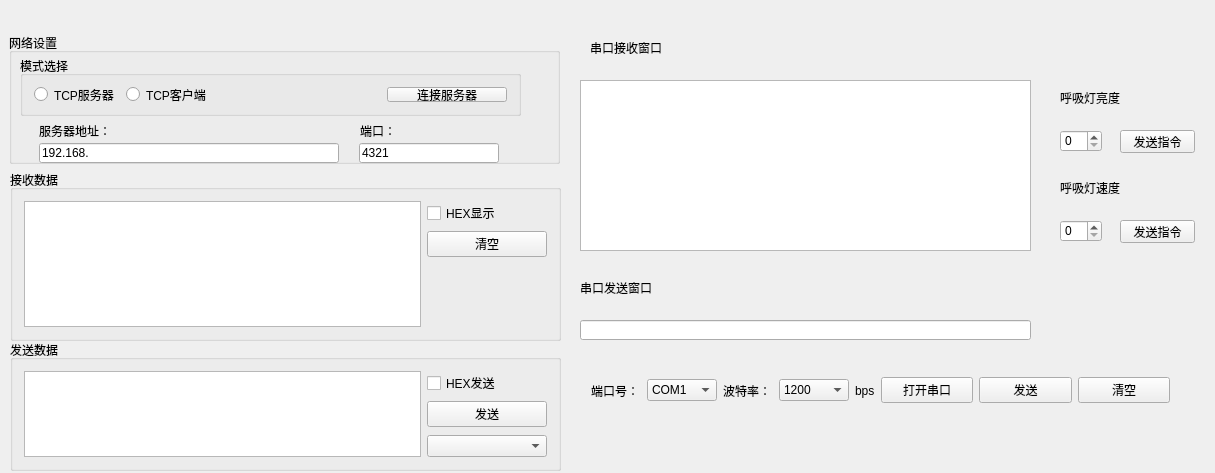
<?xml version="1.0" encoding="UTF-8"?>
<ui version="4.0">
 <class>MainWindow</class>
 <widget class="QMainWindow" name="MainWindow">
  <property name="geometry">
   <rect>
    <x>0</x>
    <y>0</y>
    <width>1215</width>
    <height>473</height>
   </rect>
  </property>
  <property name="windowTitle">
   <string>MainWindow</string>
  </property>
  <widget class="QWidget" name="centralWidget">
   <widget class="QGroupBox" name="groupBox_2">
    <property name="geometry">
     <rect>
      <x>9</x>
      <y>33</y>
      <width>551</width>
      <height>131</height>
     </rect>
    </property>
    <property name="sizePolicy">
     <sizepolicy hsizetype="Preferred" vsizetype="Minimum">
      <horstretch>0</horstretch>
      <verstretch>0</verstretch>
     </sizepolicy>
    </property>
    <property name="maximumSize">
     <size>
      <width>16777215</width>
      <height>350</height>
     </size>
    </property>
    <property name="title">
     <string>网络设置</string>
    </property>
    <widget class="QGroupBox" name="groupBox_4">
     <property name="geometry">
      <rect>
       <x>11</x>
       <y>23</y>
       <width>501</width>
       <height>60</height>
      </rect>
     </property>
     <property name="sizePolicy">
      <sizepolicy hsizetype="Preferred" vsizetype="Minimum">
       <horstretch>0</horstretch>
       <verstretch>0</verstretch>
      </sizepolicy>
     </property>
     <property name="minimumSize">
      <size>
       <width>0</width>
       <height>60</height>
      </size>
     </property>
     <property name="title">
      <string>模式选择</string>
     </property>
     <layout class="QHBoxLayout" name="horizontalLayout_4">
      <item>
       <widget class="QRadioButton" name="radioServer">
        <property name="text">
         <string>TCP服务器</string>
        </property>
       </widget>
      </item>
      <item>
       <widget class="QRadioButton" name="radioClient">
        <property name="text">
         <string>TCP客户端</string>
        </property>
       </widget>
      </item>
      <item>
       <spacer name="horizontalSpacer_2">
        <property name="orientation">
         <enum>Qt::Horizontal</enum>
        </property>
        <property name="sizeHint" stdset="0">
         <size>
          <width>40</width>
          <height>20</height>
         </size>
        </property>
       </spacer>
      </item>
      <item>
       <widget class="QPushButton" name="BtnConn">
        <property name="sizePolicy">
         <sizepolicy hsizetype="Minimum" vsizetype="Minimum">
          <horstretch>0</horstretch>
          <verstretch>0</verstretch>
         </sizepolicy>
        </property>
        <property name="minimumSize">
         <size>
          <width>120</width>
          <height>0</height>
         </size>
        </property>
        <property name="maximumSize">
         <size>
          <width>10000</width>
          <height>16777215</height>
         </size>
        </property>
        <property name="text">
         <string>连接服务器</string>
        </property>
       </widget>
      </item>
     </layout>
    </widget>
    <widget class="QLabel" name="labelAddr">
     <property name="geometry">
      <rect>
       <x>30</x>
       <y>90</y>
       <width>72</width>
       <height>16</height>
      </rect>
     </property>
     <property name="text">
      <string>服务器地址：</string>
     </property>
    </widget>
    <widget class="QLabel" name="label_2">
     <property name="geometry">
      <rect>
       <x>351</x>
       <y>90</y>
       <width>36</width>
       <height>16</height>
      </rect>
     </property>
     <property name="text">
      <string>端口：</string>
     </property>
    </widget>
    <widget class="QLineEdit" name="EditIP">
     <property name="geometry">
      <rect>
       <x>30</x>
       <y>110</y>
       <width>300</width>
       <height>20</height>
      </rect>
     </property>
     <property name="minimumSize">
      <size>
       <width>300</width>
       <height>20</height>
      </size>
     </property>
     <property name="text">
      <string>192.168.</string>
     </property>
    </widget>
    <widget class="QLineEdit" name="EditPort">
     <property name="geometry">
      <rect>
       <x>350</x>
       <y>110</y>
       <width>140</width>
       <height>20</height>
      </rect>
     </property>
     <property name="sizePolicy">
      <sizepolicy hsizetype="Minimum" vsizetype="Fixed">
       <horstretch>0</horstretch>
       <verstretch>0</verstretch>
      </sizepolicy>
     </property>
     <property name="minimumSize">
      <size>
       <width>140</width>
       <height>20</height>
      </size>
     </property>
     <property name="maximumSize">
      <size>
       <width>150</width>
       <height>16777215</height>
      </size>
     </property>
     <property name="text">
      <string>4321</string>
     </property>
    </widget>
   </widget>
   <widget class="QGroupBox" name="groupBox">
    <property name="geometry">
     <rect>
      <x>10</x>
      <y>170</y>
      <width>551</width>
      <height>171</height>
     </rect>
    </property>
    <property name="sizePolicy">
     <sizepolicy hsizetype="Preferred" vsizetype="Preferred">
      <horstretch>0</horstretch>
      <verstretch>0</verstretch>
     </sizepolicy>
    </property>
    <property name="title">
     <string>接收数据</string>
    </property>
    <layout class="QHBoxLayout" name="horizontalLayout_2">
     <item>
      <widget class="QTextEdit" name="EditRecv">
       <property name="readOnly">
        <bool>true</bool>
       </property>
       <property name="textInteractionFlags">
        <set>Qt::TextSelectableByKeyboard|Qt::TextSelectableByMouse</set>
       </property>
      </widget>
     </item>
     <item>
      <layout class="QVBoxLayout" name="verticalLayout_2">
       <item>
        <widget class="QCheckBox" name="chkHexDisp">
         <property name="text">
          <string>HEX显示</string>
         </property>
        </widget>
       </item>
       <item>
        <widget class="QPushButton" name="BtnClearRecv">
         <property name="minimumSize">
          <size>
           <width>120</width>
           <height>0</height>
          </size>
         </property>
         <property name="text">
          <string>清空</string>
         </property>
        </widget>
       </item>
       <item>
        <spacer name="verticalSpacer">
         <property name="orientation">
          <enum>Qt::Vertical</enum>
         </property>
         <property name="sizeHint" stdset="0">
          <size>
           <width>20</width>
           <height>40</height>
          </size>
         </property>
        </spacer>
       </item>
      </layout>
     </item>
    </layout>
   </widget>
   <widget class="QGroupBox" name="groupBox_3">
    <property name="geometry">
     <rect>
      <x>10</x>
      <y>340</y>
      <width>551</width>
      <height>131</height>
     </rect>
    </property>
    <property name="maximumSize">
     <size>
      <width>16777215</width>
      <height>150</height>
     </size>
    </property>
    <property name="title">
     <string>发送数据</string>
    </property>
    <layout class="QHBoxLayout" name="horizontalLayout_3">
     <item>
      <widget class="QTextEdit" name="EditSend"/>
     </item>
     <item>
      <layout class="QVBoxLayout" name="verticalLayout_3">
       <item>
        <widget class="QCheckBox" name="chkHexSend">
         <property name="text">
          <string>HEX发送</string>
         </property>
        </widget>
       </item>
       <item>
        <widget class="QPushButton" name="BtnSend">
         <property name="minimumSize">
          <size>
           <width>120</width>
           <height>0</height>
          </size>
         </property>
         <property name="text">
          <string>发送</string>
         </property>
        </widget>
       </item>
       <item>
        <spacer name="verticalSpacer_2">
         <property name="orientation">
          <enum>Qt::Vertical</enum>
         </property>
         <property name="sizeHint" stdset="0">
          <size>
           <width>20</width>
           <height>40</height>
          </size>
         </property>
        </spacer>
       </item>
       <item>
        <widget class="QComboBox" name="cbLstClients">
         <property name="minimumSize">
          <size>
           <width>120</width>
           <height>0</height>
          </size>
         </property>
        </widget>
       </item>
      </layout>
     </item>
    </layout>
   </widget>
   <widget class="QPushButton" name="cmd2">
    <property name="geometry">
     <rect>
      <x>1120</x>
      <y>220</y>
      <width>75</width>
      <height>23</height>
     </rect>
    </property>
    <property name="text">
     <string>发送指令</string>
    </property>
   </widget>
   <widget class="QPushButton" name="cmd1">
    <property name="geometry">
     <rect>
      <x>1120</x>
      <y>130</y>
      <width>75</width>
      <height>23</height>
     </rect>
    </property>
    <property name="text">
     <string>发送指令</string>
    </property>
   </widget>
   <widget class="QTextEdit" name="textRecv">
    <property name="geometry">
     <rect>
      <x>580</x>
      <y>80</y>
      <width>451</width>
      <height>171</height>
     </rect>
    </property>
    <property name="readOnly">
     <bool>true</bool>
    </property>
   </widget>
   <widget class="QLineEdit" name="textSend">
    <property name="geometry">
     <rect>
      <x>580</x>
      <y>320</y>
      <width>451</width>
      <height>20</height>
     </rect>
    </property>
   </widget>
   <widget class="QSpinBox" name="maxlight">
    <property name="geometry">
     <rect>
      <x>1060</x>
      <y>220</y>
      <width>42</width>
      <height>22</height>
     </rect>
    </property>
    <property name="maximum">
     <number>9</number>
    </property>
   </widget>
   <widget class="QSpinBox" name="frq">
    <property name="geometry">
     <rect>
      <x>1060</x>
      <y>130</y>
      <width>42</width>
      <height>22</height>
     </rect>
    </property>
    <property name="maximum">
     <number>9</number>
    </property>
   </widget>
   <widget class="QWidget" name="layoutWidget">
    <property name="geometry">
     <rect>
      <x>580</x>
      <y>360</y>
      <width>601</width>
      <height>61</height>
     </rect>
    </property>
    <layout class="QHBoxLayout" name="horizontalLayout_6">
     <item>
      <widget class="QLabel" name="label_3">
       <property name="maximumSize">
        <size>
         <width>50</width>
         <height>16777215</height>
        </size>
       </property>
       <property name="text">
        <string>端口号：</string>
       </property>
      </widget>
     </item>
     <item>
      <widget class="QComboBox" name="comboBox">
       <property name="maximumSize">
        <size>
         <width>70</width>
         <height>16777215</height>
        </size>
       </property>
       <item>
        <property name="text">
         <string>COM1</string>
        </property>
       </item>
       <item>
        <property name="text">
         <string>COM2</string>
        </property>
       </item>
       <item>
        <property name="text">
         <string>COM3</string>
        </property>
       </item>
       <item>
        <property name="text">
         <string>COM4</string>
        </property>
       </item>
      </widget>
     </item>
     <item>
      <widget class="QLabel" name="label_4">
       <property name="maximumSize">
        <size>
         <width>50</width>
         <height>16777215</height>
        </size>
       </property>
       <property name="text">
        <string>波特率：</string>
       </property>
      </widget>
     </item>
     <item>
      <widget class="QComboBox" name="comboBox_2">
       <property name="maximumSize">
        <size>
         <width>70</width>
         <height>16777215</height>
        </size>
       </property>
       <item>
        <property name="text">
         <string>1200</string>
        </property>
       </item>
       <item>
        <property name="text">
         <string>4800</string>
        </property>
       </item>
       <item>
        <property name="text">
         <string>9600</string>
        </property>
       </item>
       <item>
        <property name="text">
         <string>38400</string>
        </property>
       </item>
       <item>
        <property name="text">
         <string>115200</string>
        </property>
       </item>
      </widget>
     </item>
     <item>
      <widget class="QLabel" name="label_5">
       <property name="maximumSize">
        <size>
         <width>20</width>
         <height>16777215</height>
        </size>
       </property>
       <property name="text">
        <string>bps</string>
       </property>
      </widget>
     </item>
     <item>
      <widget class="QPushButton" name="btnOpen">
       <property name="text">
        <string>打开串口</string>
       </property>
      </widget>
     </item>
     <item>
      <widget class="QPushButton" name="btnSend">
       <property name="text">
        <string>发送</string>
       </property>
      </widget>
     </item>
     <item>
      <widget class="QPushButton" name="btnClear">
       <property name="text">
        <string>清空</string>
       </property>
      </widget>
     </item>
    </layout>
   </widget>
   <widget class="QLabel" name="label_6">
    <property name="geometry">
     <rect>
      <x>580</x>
      <y>280</y>
      <width>111</width>
      <height>16</height>
     </rect>
    </property>
    <property name="text">
     <string>串口发送窗口</string>
    </property>
   </widget>
   <widget class="QLabel" name="label_7">
    <property name="geometry">
     <rect>
      <x>1060</x>
      <y>180</y>
      <width>101</width>
      <height>16</height>
     </rect>
    </property>
    <property name="text">
     <string>呼吸灯速度</string>
    </property>
   </widget>
   <widget class="QLabel" name="label_8">
    <property name="geometry">
     <rect>
      <x>1060</x>
      <y>90</y>
      <width>101</width>
      <height>16</height>
     </rect>
    </property>
    <property name="text">
     <string>呼吸灯亮度</string>
    </property>
   </widget>
   <widget class="QLabel" name="label_9">
    <property name="geometry">
     <rect>
      <x>590</x>
      <y>40</y>
      <width>101</width>
      <height>16</height>
     </rect>
    </property>
    <property name="text">
     <string>串口接收窗口</string>
    </property>
   </widget>
  </widget>
 </widget>
 <layoutdefault spacing="6" margin="11"/>
 <resources/>
 <connections/>
</ui>
